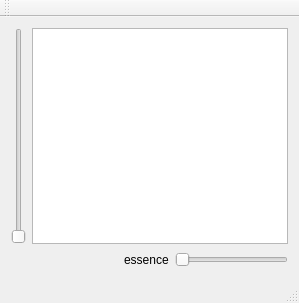
<?xml version="1.0" encoding="UTF-8"?>
<ui version="4.0">
 <class>MainWindow</class>
 <widget class="QMainWindow" name="MainWindow">
  <property name="geometry">
   <rect>
    <x>0</x>
    <y>0</y>
    <width>299</width>
    <height>303</height>
   </rect>
  </property>
  <property name="windowTitle">
   <string>MainWindow</string>
  </property>
  <widget class="QWidget" name="centralWidget">
   <layout class="QHBoxLayout" name="horizontalLayout_3">
    <item>
     <layout class="QVBoxLayout" name="verticalLayout">
      <item>
       <layout class="QHBoxLayout" name="horizontalLayout">
        <item>
         <widget class="QSlider" name="verticalSlider">
          <property name="orientation">
           <enum>Qt::Vertical</enum>
          </property>
         </widget>
        </item>
        <item>
         <widget class="QGraphicsView" name="graphicsView"/>
        </item>
       </layout>
      </item>
      <item>
       <layout class="QHBoxLayout" name="horizontalLayout_2">
        <item>
         <spacer name="horizontalSpacer">
          <property name="orientation">
           <enum>Qt::Horizontal</enum>
          </property>
          <property name="sizeHint" stdset="0">
           <size>
            <width>40</width>
            <height>20</height>
           </size>
          </property>
         </spacer>
        </item>
        <item>
         <widget class="QLabel" name="label">
          <property name="text">
           <string>essence</string>
          </property>
         </widget>
        </item>
        <item>
         <widget class="QSlider" name="Slider_essence">
          <property name="orientation">
           <enum>Qt::Horizontal</enum>
          </property>
         </widget>
        </item>
       </layout>
      </item>
     </layout>
    </item>
   </layout>
  </widget>
  <widget class="QMenuBar" name="menuBar">
   <property name="geometry">
    <rect>
     <x>0</x>
     <y>0</y>
     <width>299</width>
     <height>22</height>
    </rect>
   </property>
  </widget>
  <widget class="QToolBar" name="mainToolBar">
   <attribute name="toolBarArea">
    <enum>TopToolBarArea</enum>
   </attribute>
   <attribute name="toolBarBreak">
    <bool>false</bool>
   </attribute>
  </widget>
  <widget class="QStatusBar" name="statusBar"/>
 </widget>
 <layoutdefault spacing="6" margin="11"/>
 <resources/>
 <connections/>
</ui>
